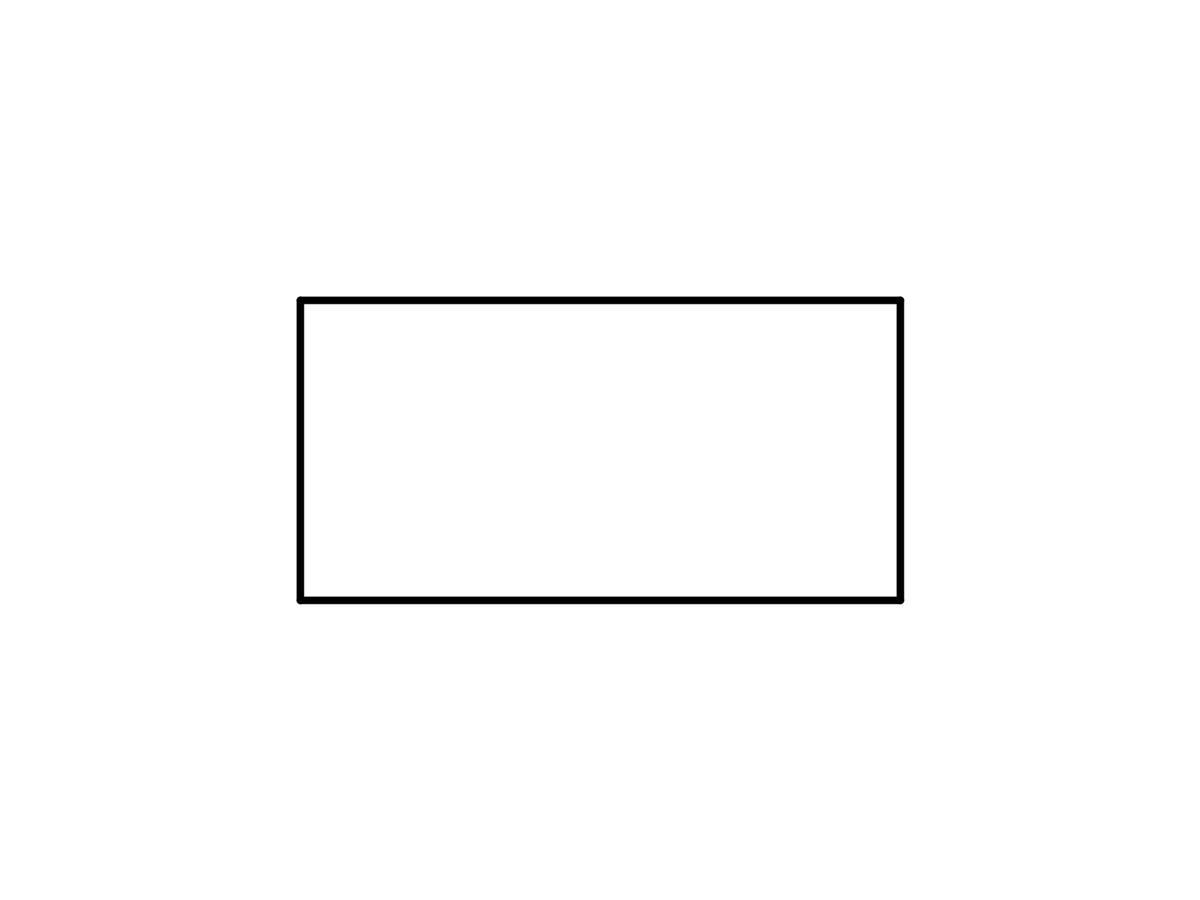
Frame 1 (no input)
Frame 60 (the mouse pressed at the canvas centre just before this capture): identical to frame 1, image omitted
Frame 120 (the mouse held since frame 60 and released just before this capture): identical to frame 1, image omitted

The Processing sketch that drew this single still picture (run headless with seeded random() and noise(); from frame 60 on, the mouse is pressed at the canvas centre):

// Processing sketch: FractalRect
// ── FractalRect.pde
class Line {
  PVector a, b;
  Line(float a, float b, float c, float d) {
    this.a=new PVector(a, b);
    this.b=new PVector(c, d);
  }
  void display() {
    stroke(0);
    strokeWeight(10);
    line(a.x, a.y, b.x, b.y);
    //fill(0);
    //rect(a.x,a.y,5,5);
    //rect(b.x,b.y,5,5);
  }
  ArrayList<Line>makeNew() {
    ArrayList<Line>list=new ArrayList<Line>();
    float d=dist(a.x,a.y,b.x,b.y);
    float offx=random(-f*d, f*d);
    float offy=random(-f*d, f*d);
    float cx=a.x/2+b.x/2;
    float cy=a.y/2+b.y/2;
    list.add(new Line(a.x,a.y,cx+offx,cy+offy));
    list.add(new Line(cx+offx,cy+offy,b.x,b.y));
    return list;
  }
}
float f;
ArrayList<Line>lines=new ArrayList<Line>();
void setup() {
  //size(500, 500);
  fullScreen();
  initLines();
}
void initLines(){
  float m=400;
  f=0.5;
  lines.clear();
  lines.add(new Line(m, m, width-m, m));
  lines.add(new Line(m, m, m, height-m));
  lines.add(new Line(m, height-m, width-m, height-m));
  lines.add(new Line(width-m, m, width-m, height-m));
}
void draw() {
  background(255);
  for (Line l : lines) {
    l.display();
  }
}
void iterate() {
  f=0.2;
  ArrayList<Line>newLines=new ArrayList<Line>();
  for (Line l : lines){
    if(random(100)<101)newLines.addAll(l.makeNew());
    else newLines.add(l);
  }
  lines.clear();
  lines.addAll(newLines);
  //f*=0.9;
}
void keyPressed() {
  if(key==' ')iterate();
  if(key=='f')initLines();
}
